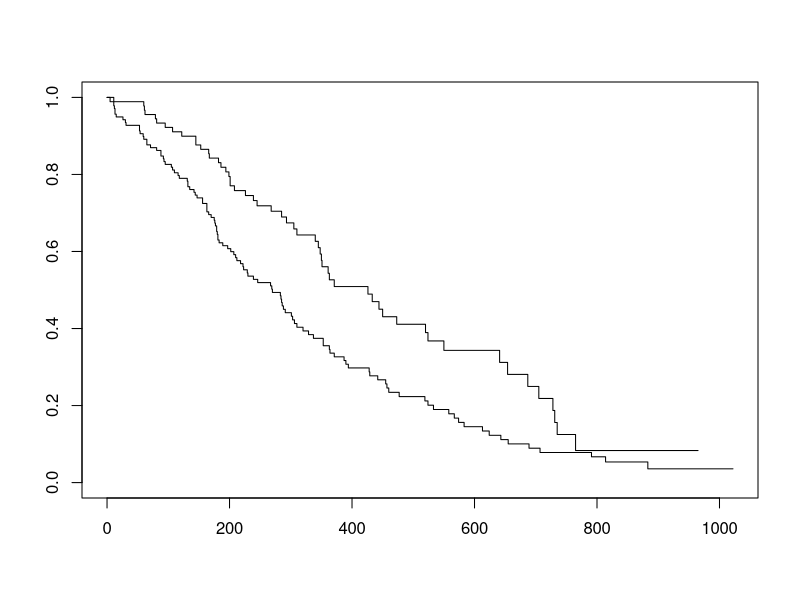
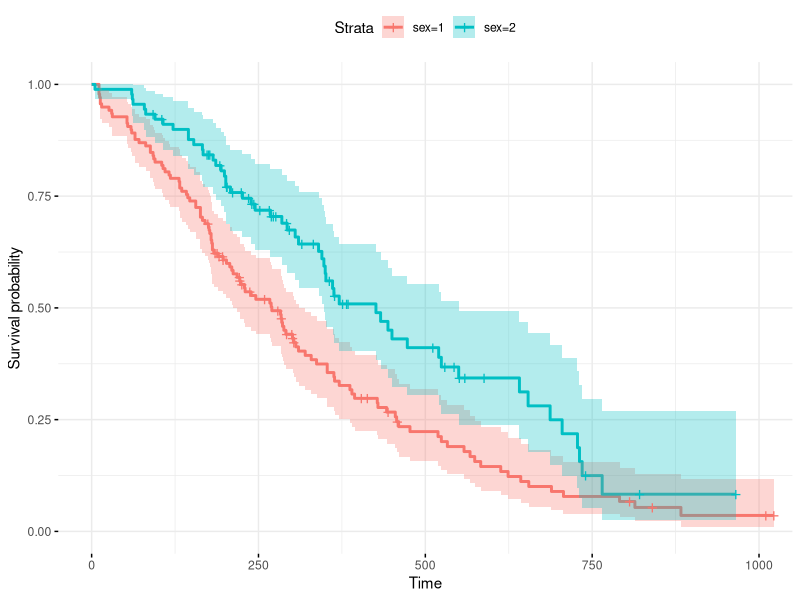

Write the R code that produced these figures, in order.
## ---- chunk 1
library("survival")
library("survminer")
## ---- chunk 2
data("lung")
head(lung)
## ---- chunk 3
res.cox <- coxph(Surv(time, status) ~ sex, data = lung)
summary(res.cox)
## ---- chunk 4
res.cox <- coxph(Surv(time, status) ~ age + sex + ph.ecog, data =  lung)
summary(res.cox)
## ---- chunk 5
fit <- survfit(Surv(time, status) ~ sex, data = lung)

# base R
plot(fit)

# ggplot2
ggsurvplot(fit, conf.int = TRUE,
           ggtheme = theme_minimal(), data = lung)
